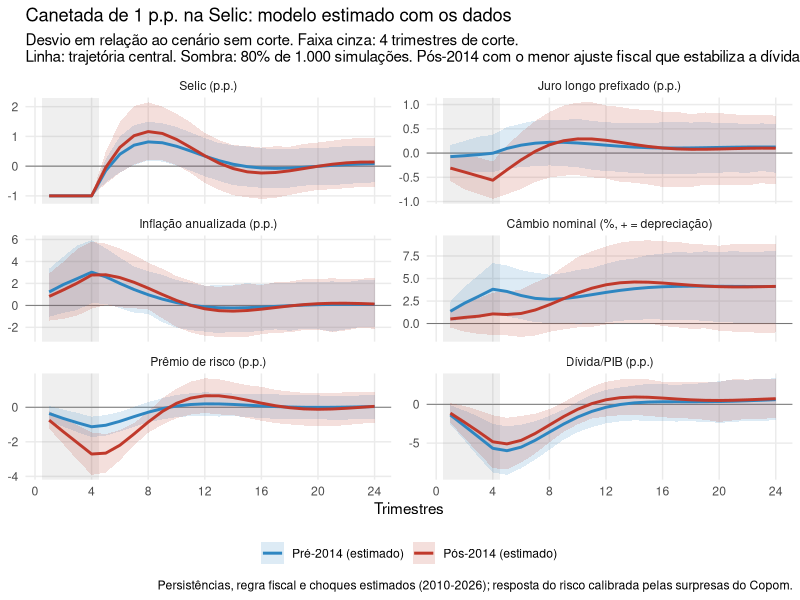
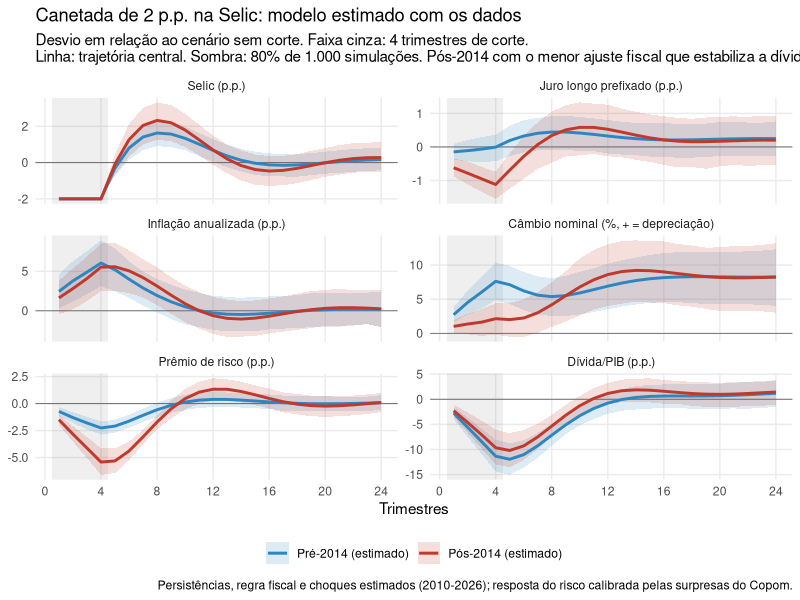
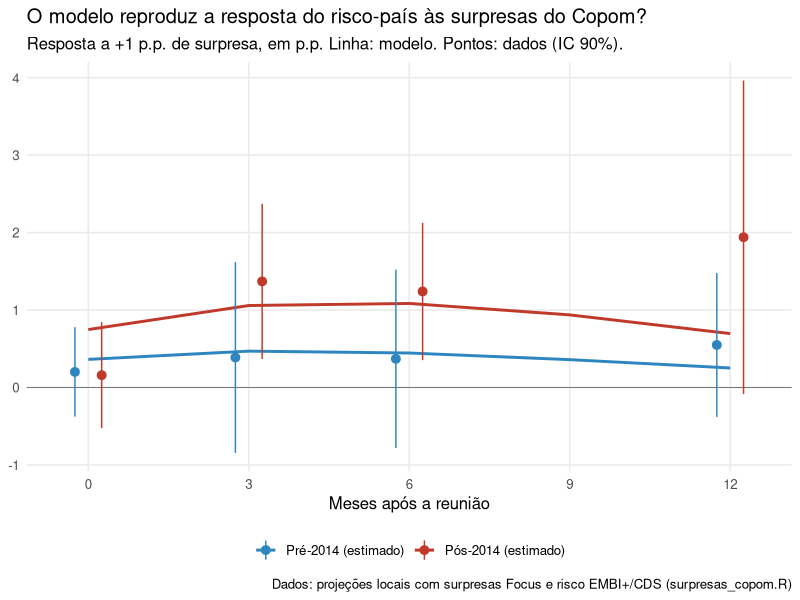
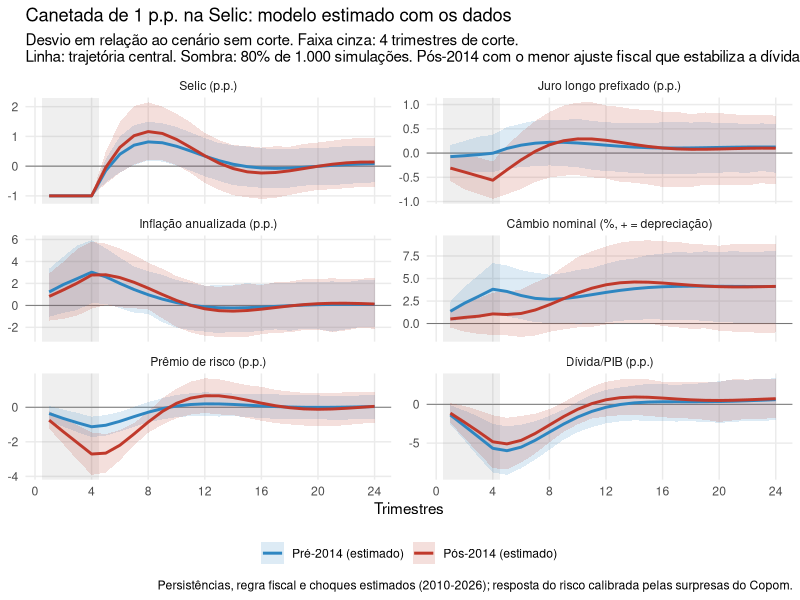
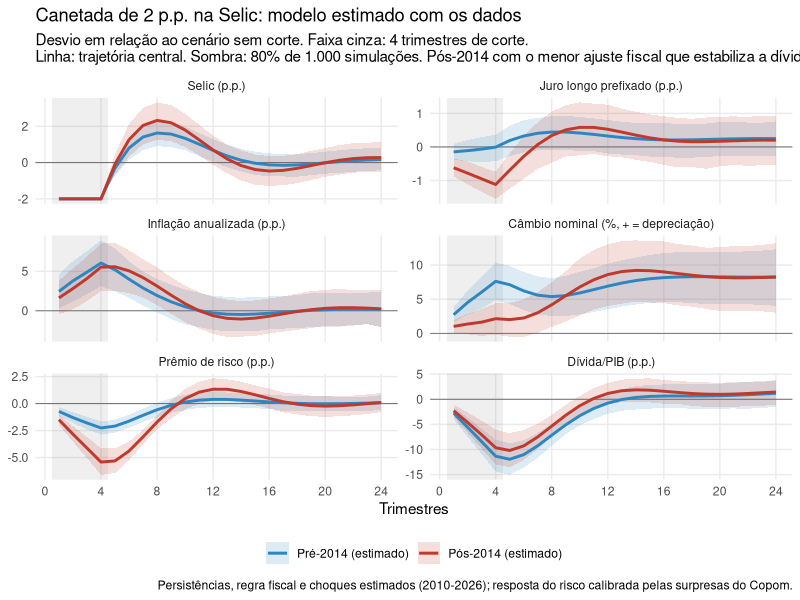
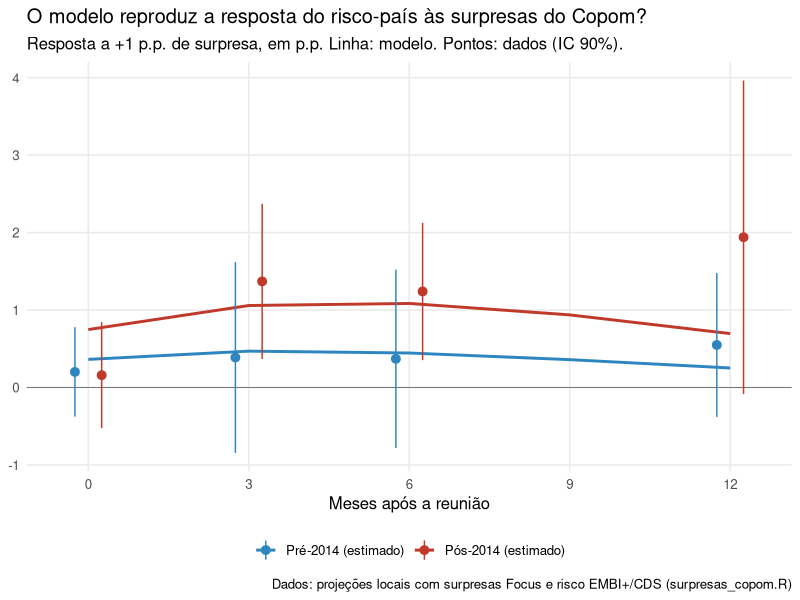

Write the R code that produced these figures, in order.
# =====================================================================
# Gráficos do modelo estimado (lê as saídas de rodar_modelo_estimado.m)
#   17_modelo_estimado_corte_1pp.png  canetada de 1 p.p., pré x pós-2014
#   18_modelo_estimado_corte_2pp.png  canetada de 2 p.p.
#   19_validacao_risco.png            resposta do risco: modelo x dados
# Rode na pasta scripts/modelo (onde estão os CSVs do Octave).
# =====================================================================
library(dplyr); library(readr); library(ggplot2); library(scales)

regimes <- c("Pré-2014 (estimado)", "Pós-2014 (estimado)")
res <- read_csv("resultados_modelo_estimado.csv", show_col_types = FALSE) |>
  mutate(regime = factor(regime, 1:2, regimes))
rotulos <- c(i = "Selic (p.p.)", il = "Juro longo prefixado (p.p.)",
             pi = "Inflação anualizada (p.p.)",
             cambio_nominal = "Câmbio nominal (%, + = depreciação)",
             rp = "Prêmio de risco (p.p.)", b = "Dívida/PIB (p.p.)")
cores <- c("#2E86C1", "#C0392B")

graf <- function(k, arq) {
  g <- res |> filter(corte == k, variavel %in% names(rotulos)) |>
    mutate(variavel = factor(rotulos[variavel], rotulos)) |>
    ggplot(aes(trimestre, group = regime)) +
    annotate("rect", xmin = 0.5, xmax = 4.5, ymin = -Inf, ymax = Inf,
             fill = "grey50", alpha = 0.12) +
    geom_hline(yintercept = 0, linewidth = 0.3, colour = "grey40") +
    geom_ribbon(aes(ymin = p10, ymax = p90, fill = regime), alpha = 0.16) +
    geom_line(aes(y = deterministico, colour = regime), linewidth = 1) +
    facet_wrap(~variavel, scales = "free_y", ncol = 2) +
    scale_colour_manual(values = cores, name = NULL) +
    scale_fill_manual(values = cores, name = NULL) +
    scale_x_continuous(breaks = seq(0, 24, 4)) +
    labs(title = sprintf("Canetada de %d p.p. na Selic: modelo estimado com os dados", k),
         subtitle = paste("Desvio em relação ao cenário sem corte. Faixa cinza: 4 trimestres de corte.",
                          "\nLinha: trajetória central. Sombra: 80% de 1.000 simulações.",
                          "Pós-2014 com o menor ajuste fiscal que estabiliza a dívida."),
         x = "Trimestres", y = NULL,
         caption = paste("Persistências, regra fiscal e choques estimados (2010-2026);",
                         "resposta do risco calibrada pelas surpresas do Copom.")) +
    theme_minimal(base_size = 11) +
    theme(legend.position = "bottom", panel.grid.minor = element_blank())
  print(g)
  ggsave(arq, g, width = 10, height = 9, dpi = 150)
}
graf(1, "17_modelo_estimado_corte_1pp.png")
graf(2, "18_modelo_estimado_corte_2pp.png")

# ---- Validação: resposta do risco a +1 p.p. de surpresa ------------------
# Pontos: projeções locais de surpresas_copom.R (risco EMBI+/CDS emendado),
# por 1 p.p., em p.p.; barras = IC 90%. Linha: modelo.
dados <- tibble(
  regime = rep(regimes, each = 5),
  meses  = rep(c(0, 3, 6, 9, 12), 2),
  efeito = c(0.201, 0.387, 0.370, NA, 0.549, 0.159, 1.370, 1.240, NA, 1.940),
  ep     = c(0.351, 0.749, 0.700, NA, 0.565, 0.416, 0.609, 0.539, NA, 1.230)) |>
  filter(!is.na(efeito)) |> mutate(regime = factor(regime, regimes))
modelo <- read_csv("irf_risco_modelo.csv", show_col_types = FALSE) |>
  mutate(regime = factor(regime, 1:2, regimes), meses = 3 * (trimestre - 1))

g3 <- ggplot() +
  geom_hline(yintercept = 0, colour = "grey40", linewidth = 0.3) +
  geom_line(data = modelo, aes(meses, rp, colour = regime), linewidth = 1) +
  geom_pointrange(data = dados, aes(meses, efeito, ymin = efeito - 1.645 * ep,
                                    ymax = efeito + 1.645 * ep, colour = regime),
                  position = position_dodge(width = 1)) +
  scale_colour_manual(values = cores, name = NULL) +
  scale_x_continuous(breaks = seq(0, 12, 3)) +
  labs(title = "O modelo reproduz a resposta do risco-país às surpresas do Copom?",
       subtitle = "Resposta a +1 p.p. de surpresa, em p.p. Linha: modelo. Pontos: dados (IC 90%).",
       x = "Meses após a reunião", y = NULL,
       caption = "Dados: projeções locais com surpresas Focus e risco EMBI+/CDS (surpresas_copom.R)") +
  theme_minimal(base_size = 12) +
  theme(legend.position = "bottom", panel.grid.minor = element_blank())
g3
ggsave("19_validacao_risco.png", g3, width = 9, height = 5.5, dpi = 150)
